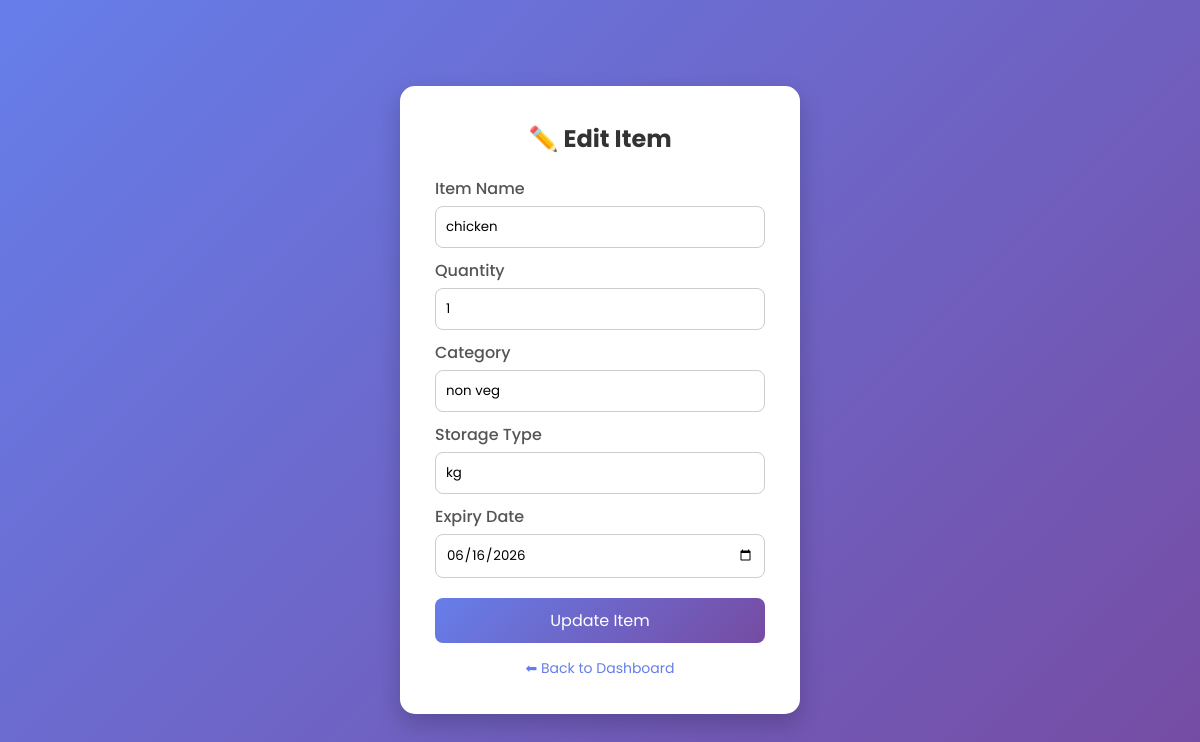
The page /edit/40 (signed in) on the database its author committed.
### tables this page shows
CREATE TABLE items (
    id INTEGER PRIMARY KEY AUTOINCREMENT,
    item_name TEXT NOT NULL,
    quantity INTEGER NOT NULL,
    category TEXT NOT NULL,
    storage_type TEXT NOT NULL,
    expiry_date TEXT NOT NULL,
    user_id INTEGER NOT NULL, status TEXT DEFAULT 'pending', risk_score REAL, risk_level TEXT, completed_date TEXT,
    FOREIGN KEY (user_id) REFERENCES users (id)
);

### routes/fridge.py (the view, shortened to what this page needs)
@fridge_bp.route("/edit/<int:item_id>", methods=["GET", "POST"])
def edit_item(item_id):
    conn = get_db_connection()
    item = conn.execute(
        "SELECT * FROM items WHERE id=? AND user_id=?",
        (item_id, session["user_id"])
    ).fetchone()
    conn.close()
    return render_template("edit_item.html", item=item)

### routes/fridge.py (called while the page is built)
def get_db_connection():
    conn = sqlite3.connect(Config.DATABASE)
    conn.row_factory = sqlite3.Row
    return conn

### templates/edit_item.html (shortened to what this page needs)
<!DOCTYPE html>
<html lang="en">
<head>
</head>
<body>
<div class="container">
    <h2>✏️ Edit Item</h2>
    <form method="POST">
        <label>Item Name</label>
        <input type="text" name="item_name" value="{{ item.item_name }}" required>
        <label>Quantity</label>
        <input type="text" name="quantity" value="{{ item.quantity }}" required>
        <label>Category</label>
        <input type="text" name="category" value="{{ item.category }}" required>
        <label>Storage Type</label>
        <input type="text" name="storage_type" value="{{ item.storage_type }}" required>
        <label>Expiry Date</label>
        <input type="date" name="expiry_date" value="{{ item.expiry_date }}" required>
        <button type="submit">Update Item</button>
    </form>
    <a href="{{ url_for('fridge.dashboard') }}" class="back-link">⬅ Back to Dashboard</a>
</div>
</body>
</html>

### templates/edit_item.html (style rules this page uses)
* { margin: 0; padding: 0; box-sizing: border-box; font-family: 'Poppins', sans-serif; }
body { height: 100vh; background: linear-gradient(135deg, #667eea, #764ba2); display: flex; justify-content: center; align-items: center; }
.container { background: #fff; padding: 35px; border-radius: 15px; width: 400px; box-shadow: 0 10px 25px rgba(0,0,0,0.2); animation: fadeIn 0.7s ease-in-out; }
h2 { text-align: center; margin-bottom: 20px; color: #333; }
label { display: block; margin-top: 10px; margin-bottom: 5px; color: #555; font-weight: 500; }
input { width: 100%; padding: 10px; border-radius: 8px; border: 1px solid #ccc; outline: none; transition: 0.3s; }
button { width: 100%; margin-top: 20px; padding: 10px; border: none; border-radius: 8px; background: linear-gradient(135deg, #667eea, #764ba2); color: white; font-size: 16px; cursor: pointer; transition: 0.3s; }
.back-link { display: block; margin-top: 15px; text-align: center; text-decoration: none; color: #667eea; font-size: 14px; }

### rows shown on the page
items: item_name "chicken", quantity "1", category "non veg", storage_type "kg", expiry_date "06/16/2026"
